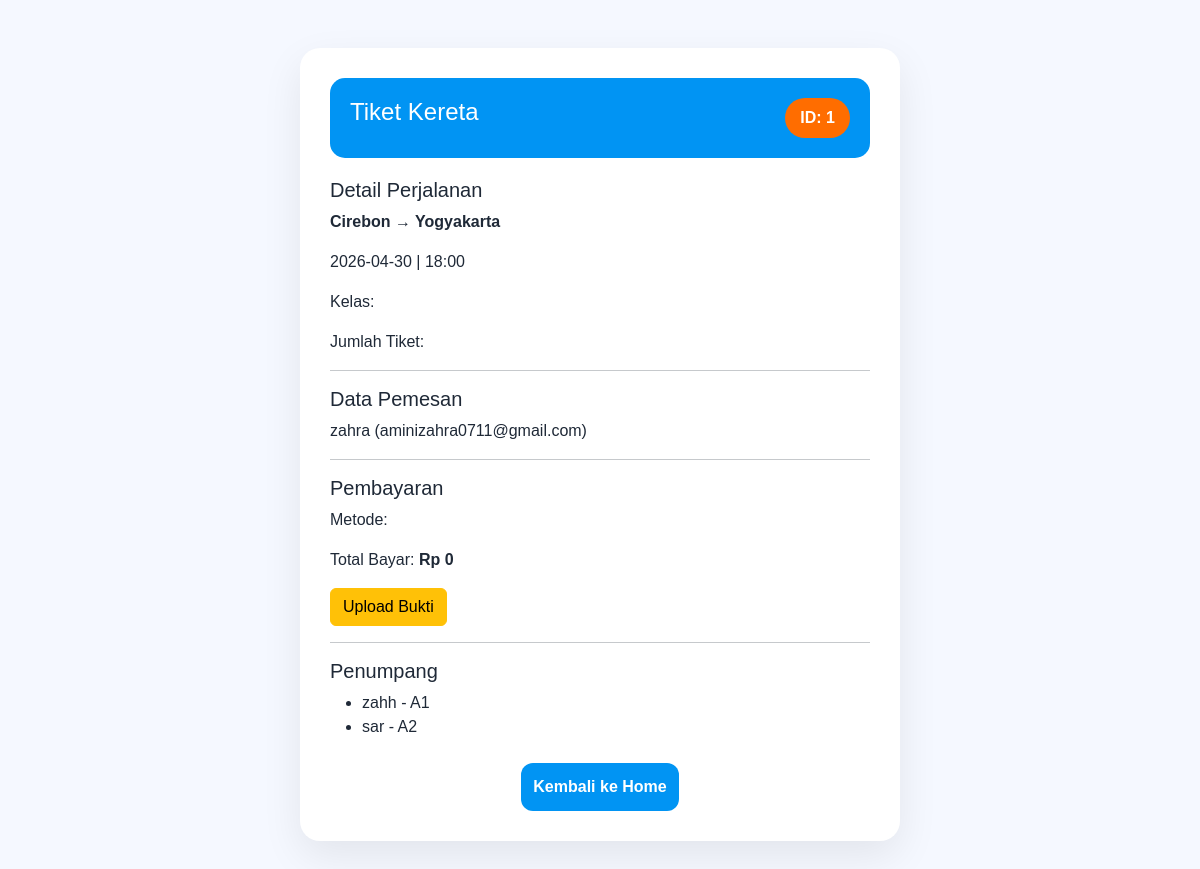
The app's page /tiket.php?id=1 (signed in) with its own data.
### tables this page shows
CREATE TABLE `pemesanan` (
  `id` int(11) NOT NULL,
  `asal` varchar(100) DEFAULT NULL,
  `tujuan` varchar(100) DEFAULT NULL,
  `tanggal` date DEFAULT NULL,
  `jam` varchar(10) DEFAULT NULL,
  `nama_pemesan` varchar(100) DEFAULT NULL,
  `email` varchar(100) DEFAULT NULL,
  `kelas` varchar(20) DEFAULT NULL,
  `jumlah` int(11) DEFAULT NULL,
  `harga_per_orang` int(11) DEFAULT NULL,
  `total_harga` int(11) DEFAULT NULL,
  `metode_pembayaran` varchar(50) DEFAULT NULL,
  `status_pembayaran` varchar(30) DEFAULT 'Belum Dibayar',
  `bukti_pembayaran` varchar(255) DEFAULT NULL,
  `jarak` int(11) DEFAULT NULL
);

CREATE TABLE `penumpang` (
  `id` int(11) NOT NULL,
  `id_pemesanan` int(11) DEFAULT NULL,
  `nama_penumpang` varchar(100) DEFAULT NULL,
  `kursi` varchar(10) DEFAULT NULL,
  `gerbong` varchar(20) DEFAULT NULL
);

### tiket.php (the view, shortened to what this page needs)
<?php
include 'koneksi.php';
$id = $_GET['id'];
$p = mysqli_fetch_assoc(mysqli_query($conn, "SELECT * FROM pemesanan WHERE id='$id'"));
$penumpang = mysqli_query($conn, "SELECT * FROM penumpang WHERE id_pemesanan='$id'");
?>
<!DOCTYPE html>
<html>
<head>
    <link href="https://cdn.jsdelivr.net/npm/bootstrap@5.3.3/dist/css/bootstrap.min.css" rel="stylesheet">
    <link rel="stylesheet" href="css/style.css">
</head>
<body>
<div class="container py-5">
    <div class="ticket">
        <div class="header d-flex justify-content-between">
            <h4>Tiket Kereta</h4>
            <div class="badge-id">ID: <?= $p['id'] ?></div>
        </div>
        <h5>Detail Perjalanan</h5>
        <p><strong><?= $p['asal'] ?> → <?= $p['tujuan'] ?></strong></p>
        <p><?= $p['tanggal'] ?> | <?= $p['jam'] ?></p>
        <p>Kelas: <strong><?= ucfirst($p['kelas']) ?></strong></p>
        <p>Jumlah Tiket: <strong><?= $p['jumlah'] ?></strong></p>
        <hr>
        <h5>Data Pemesan</h5>
        <p><?= $p['nama_pemesan'] ?> (<?= $p['email'] ?>)</p>
        <hr>
        <h5>Pembayaran</h5>
        <p>Metode: <strong><?= $p['metode_pembayaran'] ?></strong></p>
        <p>Total Bayar: <strong>Rp <?= number_format($p['total_harga'], 0, ',', '.') ?></strong></p>
        <a href="upload_bukti.php?id=<?= $p['id'] ?>" class="btn btn-warning">
            Upload Bukti
        </a>
        <hr>
        <h5>Penumpang</h5>
        <ul>
            <?php while($row = mysqli_fetch_assoc($penumpang)) : ?>
                <li><?= $row['nama_penumpang'] ?> - <?= $row['gerbong'] ?> <?= $row['kursi'] ?></li>
            <?php endwhile; ?>
        </ul>
        <div class="mt-4 text-center">
            <a href="index.php" class="btn btn-primary">Kembali ke Home</a>
        </div>
    </div>
</div>
</body>
</html>

### css/style.css (style rules this page uses)
* { font-family: 'Poppins', sans-serif; }
body { background: #f5f8ff; color: #1f2937; }
body { background: #d1daf1; }
.btn-primary { background: #0194f3; border: none; border-radius: 12px; padding: 12px; font-weight: 600; }
body { background: #f5f8ff; }
.ticket { background: white; border-radius: 20px; padding: 30px; box-shadow: 0 15px 40px rgba(0,0,0,0.08); max-width: 600px; margin: auto; }
.header { background: #0194f3; color: white; padding: 20px; border-radius: 15px; margin-bottom: 20px; }
.badge-id { background: #ff6d00; padding: 8px 15px; border-radius: 20px; font-weight: 600; }

### records on screen
pemesanan: id "1", asal "Cirebon", tujuan "Yogyakarta", tanggal "2026-04-30", jam "18:00", nama_pemesan "zahra", email "aminizahra0711@gmail.com", total_harga "0"
penumpang: nama_penumpang "zahh", kursi "A1"
penumpang: nama_penumpang "sar", kursi "A2"
